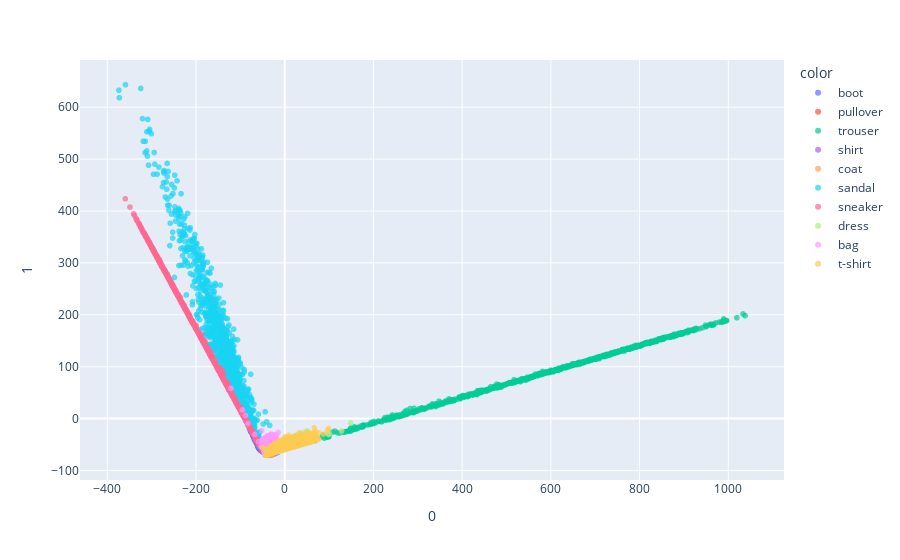

The code cell stored with this chart in its notebook:
### Markdown cell above
### PCA

### Code cell
### Get the encoded representation of the test samples
encoded_samples = []
for sample in tqdm(test_dataset):
    img = sample[0].unsqueeze(0).to(device)
    label = sample[1]
    # Encode image
    encoder10.eval()
    with torch.no_grad():
        encoded_img  = encoder10(img)
    # Append to list
    encoded_img = encoded_img.flatten().cpu().numpy()
    encoded_sample = {f"Enc. Variable {i}": enc for i, enc in enumerate(encoded_img)}
    encoded_sample['label'] = label
    encoded_samples.append(encoded_sample)

encoded_samples = pd.DataFrame(encoded_samples)

from sklearn.decomposition import PCA

pca = PCA(n_components=2)
encoded_samples_reduced_PCA = pca.fit_transform(encoded_samples)
import plotly.express as px
fig2a = px.scatter(encoded_samples_reduced_PCA, x=0, y =1, 
    color=[label_names[l] for l in encoded_samples.label.to_numpy()], opacity=0.7)
fig2a.show()
#save figure as eps
fig2a.write_image(f'images_L1/10D_finetuned_PCA.eps', width=2000, height=700)

# very interesting but computationally expensive
# pca3 = PCA(n_components=3)
# encoded_samples_reduced_PCA3 = pca3.fit_transform(encoded_samples)
# fig2b = px.scatter_3d(encoded_samples_reduced_PCA3, x=0, y=1, z=2, 
#     color=[label_names[l] for l in encoded_samples.label.to_numpy()], opacity=0.7)
# fig2b.show()

### Figure 1 — Plotly figure (JSON) as saved in the notebook; plotly's stock layout.template omitted (floating-point values rounded to 4 significant figures; data arrays with more than 128 entries replaced by an {"elided": "..."} marker saying what was removed)
{"data": [{"hovertemplate": "color=boot<br>0=%{x}<br>1=%{y}<extra></extra>", "legendgroup": "boot", "marker": {"color": "#636efa", "opacity": 0.7, "symbol": "circle"}, "mode": "markers", "name": "boot", "showlegend": true, "type": "scattergl", "x": {"elided": "1000 float values"}, "xaxis": "x", "y": {"elided": "1000 float values"}, "yaxis": "y"}, {"hovertemplate": "color=pullover<br>0=%{x}<br>1=%{y}<extra></extra>", "legendgroup": "pullover", "marker": {"color": "#EF553B", "opacity": 0.7, "symbol": "circle"}, "mode": "markers", "name": "pullover", "showlegend": true, "type": "scattergl", "x": {"elided": "1000 float values"}, "xaxis": "x", "y": {"elided": "1000 float values"}, "yaxis": "y"}, {"hovertemplate": "color=trouser<br>0=%{x}<br>1=%{y}<extra></extra>", "legendgroup": "trouser", "marker": {"color": "#00cc96", "opacity": 0.7, "symbol": "circle"}, "mode": "markers", "name": "trouser", "showlegend": true, "type": "scattergl", "x": {"elided": "1000 float values"}, "xaxis": "x", "y": {"elided": "1000 float values"}, "yaxis": "y"}, {"hovertemplate": "color=shirt<br>0=%{x}<br>1=%{y}<extra></extra>", "legendgroup": "shirt", "marker": {"color": "#ab63fa", "opacity": 0.7, "symbol": "circle"}, "mode": "markers", "name": "shirt", "showlegend": true, "type": "scattergl", "x": {"elided": "1000 float values"}, "xaxis": "x", "y": {"elided": "1000 float values"}, "yaxis": "y"}, {"hovertemplate": "color=coat<br>0=%{x}<br>1=%{y}<extra></extra>", "legendgroup": "coat", "marker": {"color": "#FFA15A", "opacity": 0.7, "symbol": "circle"}, "mode": "markers", "name": "coat", "showlegend": true, "type": "scattergl", "x": {"elided": "1000 float values"}, "xaxis": "x", "y": {"elided": "1000 float values"}, "yaxis": "y"}, {"hovertemplate": "color=sandal<br>0=%{x}<br>1=%{y}<extra></extra>", "legendgroup": "sandal", "marker": {"color": "#19d3f3", "opacity": 0.7, "symbol": "circle"}, "mode": "markers", "name": "sandal", "showlegend": true, "type": "scattergl", "x": {"elided": "1000 float values"}, "xaxis": "x", "y": {"elided": "1000 float values"}, "yaxis": "y"}, {"hovertemplate": "color=sneaker<br>0=%{x}<br>1=%{y}<extra></extra>", "legendgroup": "sneaker", "marker": {"color": "#FF6692", "opacity": 0.7, "symbol": "circle"}, "mode": "markers", "name": "sneaker", "showlegend": true, "type": "scattergl", "x": {"elided": "1000 float values"}, "xaxis": "x", "y": {"elided": "1000 float values"}, "yaxis": "y"}, {"hovertemplate": "color=dress<br>0=%{x}<br>1=%{y}<extra></extra>", "legendgroup": "dress", "marker": {"color": "#B6E880", "opacity": 0.7, "symbol": "circle"}, "mode": "markers", "name": "dress", "showlegend": true, "type": "scattergl", "x": {"elided": "1000 float values"}, "xaxis": "x", "y": {"elided": "1000 float values"}, "yaxis": "y"}, {"hovertemplate": "color=bag<br>0=%{x}<br>1=%{y}<extra></extra>", "legendgroup": "bag", "marker": {"color": "#FF97FF", "opacity": 0.7, "symbol": "circle"}, "mode": "markers", "name": "bag", "showlegend": true, "type": "scattergl", "x": {"elided": "1000 float values"}, "xaxis": "x", "y": {"elided": "1000 float values"}, "yaxis": "y"}, {"hovertemplate": "color=t-shirt<br>0=%{x}<br>1=%{y}<extra></extra>", "legendgroup": "t-shirt", "marker": {"color": "#FECB52", "opacity": 0.7, "symbol": "circle"}, "mode": "markers", "name": "t-shirt", "showlegend": true, "type": "scattergl", "x": {"elided": "1000 float values"}, "xaxis": "x", "y": {"elided": "1000 float values"}, "yaxis": "y"}], "layout": {"legend": {"title": {"text": "color"}, "tracegroupgap": 0}, "margin": {"t": 60}, "xaxis": {"anchor": "y", "domain": [0, 1], "title": {"text": "0"}}, "yaxis": {"anchor": "x", "domain": [0, 1], "title": {"text": "1"}}}}
